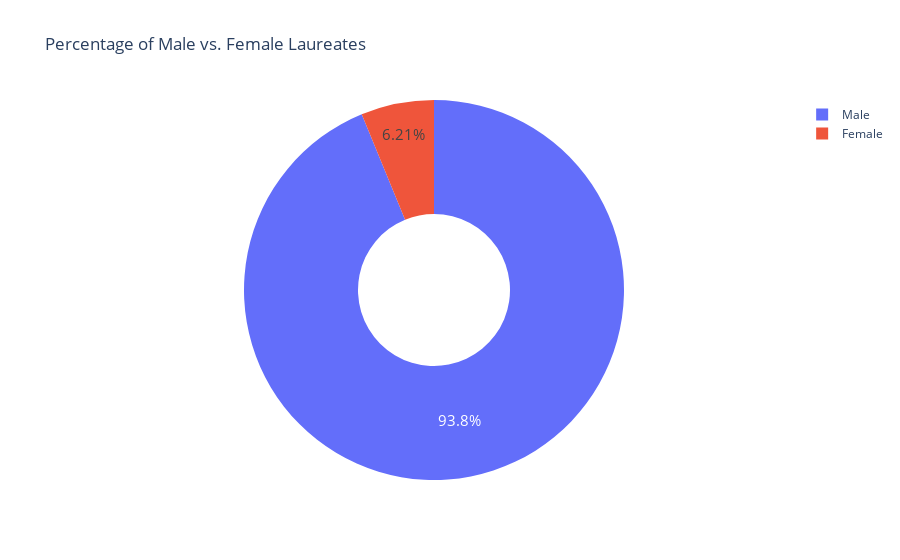

Write notebook code for a chart like this one.
### Code cell
chart = px.pie(
    labels = biology.index,
    values = biology.values,
    title = "Percentage of Male vs. Female Laureates",
    names = biology.index,
    hole = 0.4,
)

chart.update_traces(
    textposition='inside', 
    textfont_size=15, 
    textinfo='percent'
)

chart.show()

### Figure 1 — Plotly figure (JSON) as saved in the notebook; plotly's stock layout.template omitted (floating-point values rounded to 4 significant figures)
{"data": [{"domain": {"x": [0, 1], "y": [0, 1]}, "hole": 0.4, "hovertemplate": "label=%{label}<br>value=%{value}<extra></extra>", "labels": ["Male", "Female"], "legendgroup": "", "name": "", "showlegend": true, "textfont": {"size": 15}, "textinfo": "percent", "textposition": "inside", "type": "pie", "values": [876, 58]}], "layout": {"autosize": true, "legend": {"tracegroupgap": 0}, "title": {"text": "Percentage of Male vs. Female Laureates"}}}
